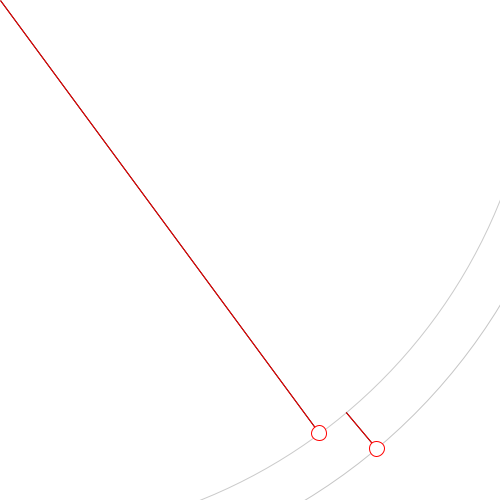
Frame 1 (no input)
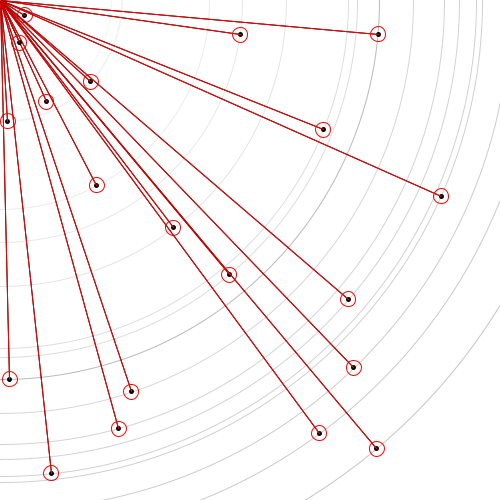
Frame 60 (the mouse pressed at the canvas centre just before this capture)
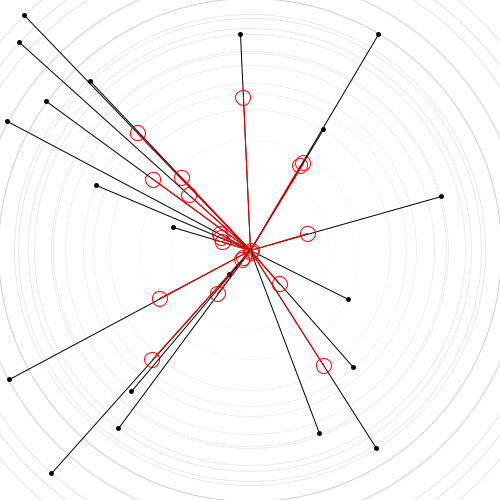
Frame 120 (the mouse held since frame 60 and released just before this capture)

The Processing sketch that drew these frames (run headless with seeded random() and noise(); from frame 60 on, the mouse is pressed at the canvas centre):

// Processing sketch: trigonometrie_Attracteur_2
// ── trigonometrie_Attracteur_2.pde
//Cliquez pour lancer l'animation

float oX;
float oY;
float nbParticles;
float[] d;
float[] angle;
float[] posX;
float[] posY;
float[] posX_2;
float[] posY_2;
float[] v;
float[] r;

boolean etat = true;
boolean dessin = true;


void setup()
{
  size(500, 500);
  //frameRate(2); 
  update();
}

void draw()
{

  background(255);
  oX = mouseX;
  oY = mouseY;
  for (int i = 0; i<nbParticles; i++)
  {
    angle[i] = atan2(posY[i] - oY, posX[i]  - oX);
    d[i] = dist(posX[i], posY[i], oX, oY);
    //deplacement de la lettre
    if (etat == true)
    {
      r[i]=d[i];
    }
    if (etat == false)
    {
      r[i]+=v[i];
    }

    if ( r[i]<1)
    {
      v[i] = -v[i];
    }
    if ( r[i]>d[i])
    {
      v[i]= -v[i];
      r[i]=d[i];
    }

    //position de la lettre 
    posX_2[i] = oX+cos(angle[i])*r[i];
    posY_2[i] = oY+sin(angle[i])*r[i];
    
    
    if(dessin == true)
    {
    float a = map(d[i], 0, width, 0, 50);  
     stroke(0, a);
     ellipse(oX, oY, d[i]*2, d[i]*2);
     //dessin de l'origine de point
    stroke(0);
    strokeWeight(5);
    point(posX[i], posY[i] );
    strokeWeight(1);
    line(posX[i], posY[i], oX, oY);
    stroke(255, 0, 0);
    strokeWeight(1);
    line(posX_2[i], posY_2[i], oX, oY);
    }
    
    //dessin de lettre
    stroke(255, 0, 0);
    strokeWeight(1);
    ellipse(posX_2[i], posY_2[i], 15, 15);
     
  }

  //ellipse 
  strokeWeight(1);
  stroke(255, 100);
  point(oY, oY);
  noFill();

}

void keyPressed()
{
  if (key == 'a')
  {
    update();
    etat = true;
  }
  if(key == 'z')
  {
    dessin = !dessin;
  }
}

void mousePressed()
{
  etat = !etat;
  
}

void update()
{

  nbParticles = 20;
  oX = width/2;
  oY = height/2;
  posX = new float[20];
  posY = new float[20];
  d = new float[20];
  v = new float[20];
  angle = new float[20];
  r = new float[20];
  posX_2 = new float[20];
  posY_2 = new float[20];
  for (int i = 0; i<nbParticles; i++)
  {
    posX[i] = random(width);
    posY[i] = random(height);
    d[i] = dist(posX[i], posY[i], oX, oY);
    v[i] = random(-4, -0.5);
  }
}
